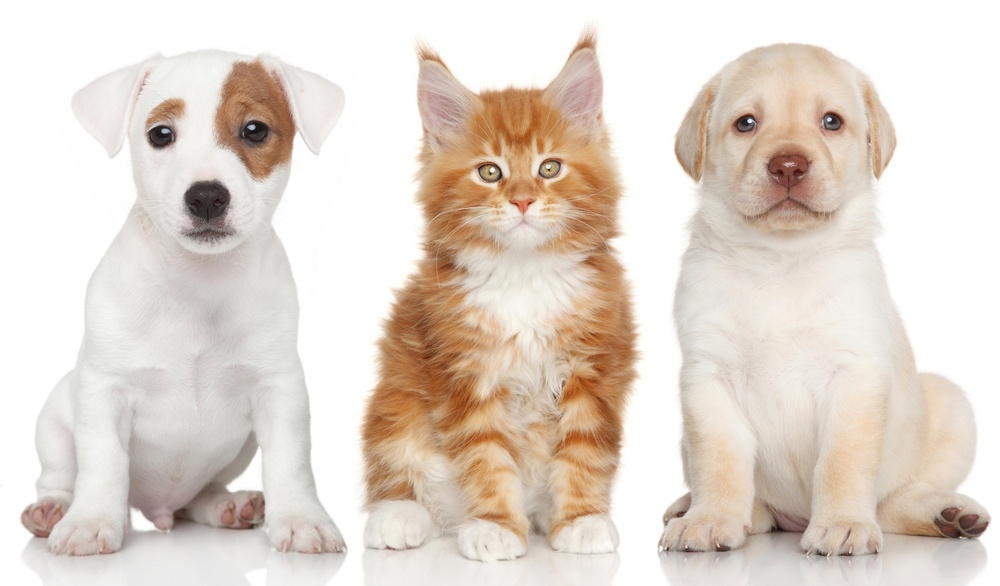
#> input picture Multimedia/P3/Histogram/input_image.jpg, 1000 x 586 px, shrunk from 4200 x 2460 before the run
$ python main.py
#> lines starting #> are read from the running program, lines starting #| are printed output that depends on the picture
import cv2  # OpenCV library for image processing
import numpy as np  # NumPy library for numerical operations
import matplotlib.pyplot as plt  # Matplotlib library for plotting

# Load the input image in grayscale
image = cv2.imread('input_image.jpg', cv2.IMREAD_GRAYSCALE)
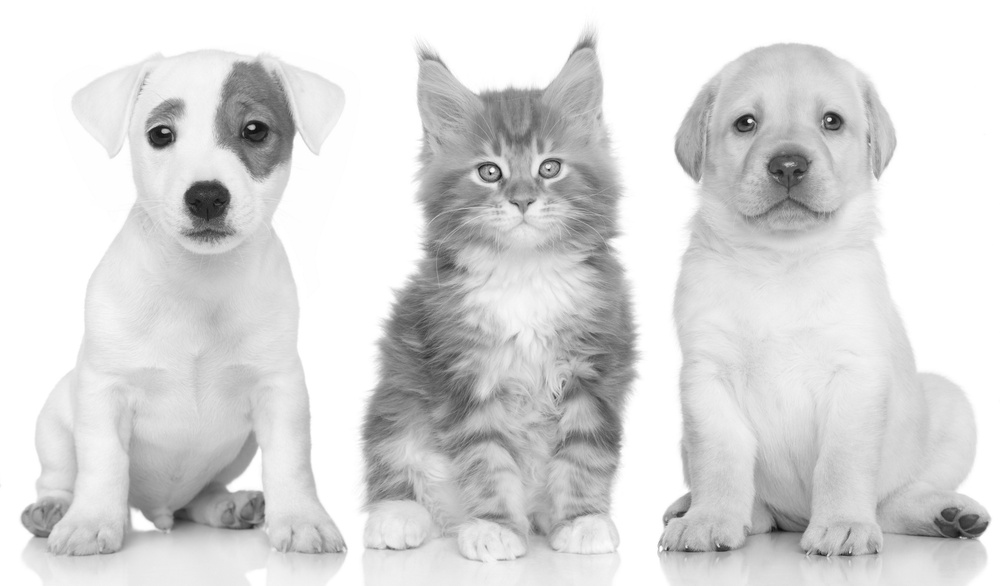
#> image: shape (586, 1000); min 0, max 255, mean 217.1

# Apply histogram equalization to enhance the contrast of the image
equalized_image = cv2.equalizeHist(image)
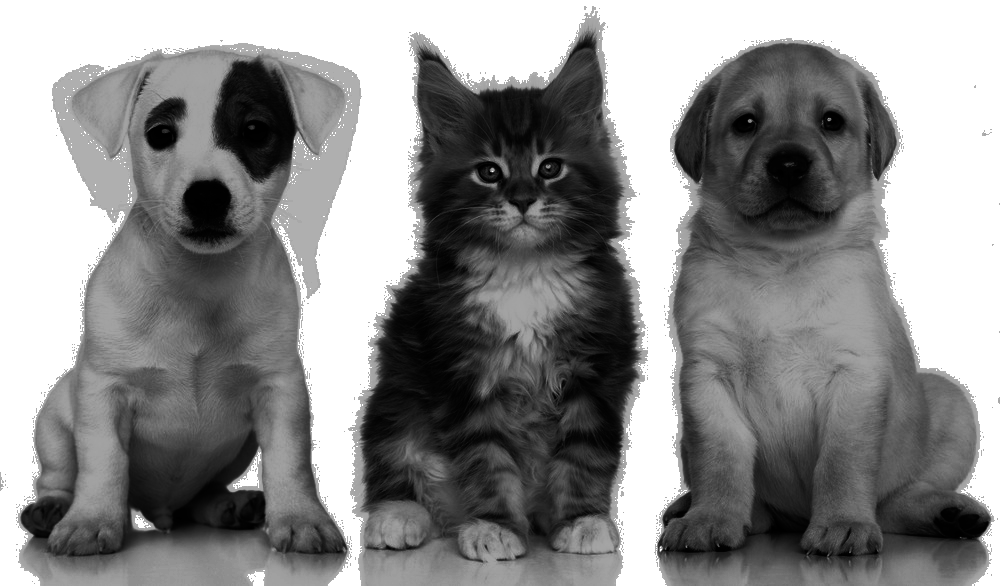
#> equalized_image: shape (586, 1000); min 0, max 255, mean 140.7

# Create a figure with 2x2 subplots to display images and histograms
fig, axes = plt.subplots(2, 2, figsize=(12, 8))

# Display the original image
axes[0, 0].imshow(image, cmap='gray')
axes[0, 0].set_title('Original Image')
axes[0, 0].axis('off')  # Hide the axis

# Display the equalized image
axes[0, 1].imshow(equalized_image, cmap='gray')
axes[0, 1].set_title('Equalized Image')
axes[0, 1].axis('off')  # Hide the axis

# Display the histogram of the original image
axes[1, 0].hist(image.ravel(), bins=256, range=(0, 256))
axes[1, 0].set_title('Original Histogram')

# Display the histogram of the equalized image
axes[1, 1].hist(equalized_image.ravel(), bins=256, range=(0, 256))
axes[1, 1].set_title('Equalized Histogram')

# Adjust the layout to prevent overlapping of subplots
plt.tight_layout()
plt.show()
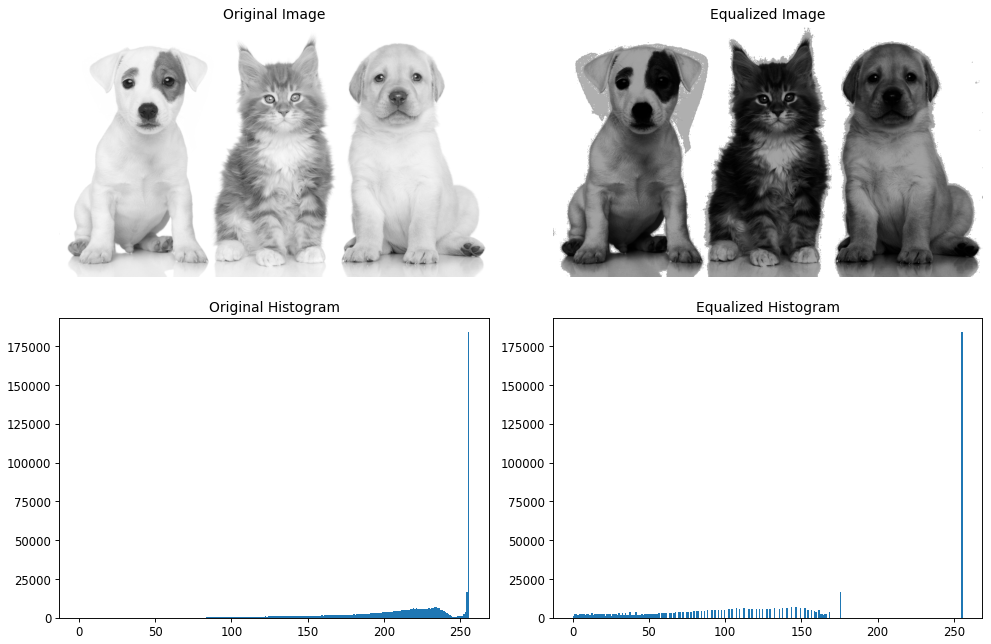
#> figure drawn by matplotlib, 4 panels; panel 3: tallest bar 183896 high, from x = 255 to 256; panel 4: tallest bar 183896 high, from x = 255 to 256
